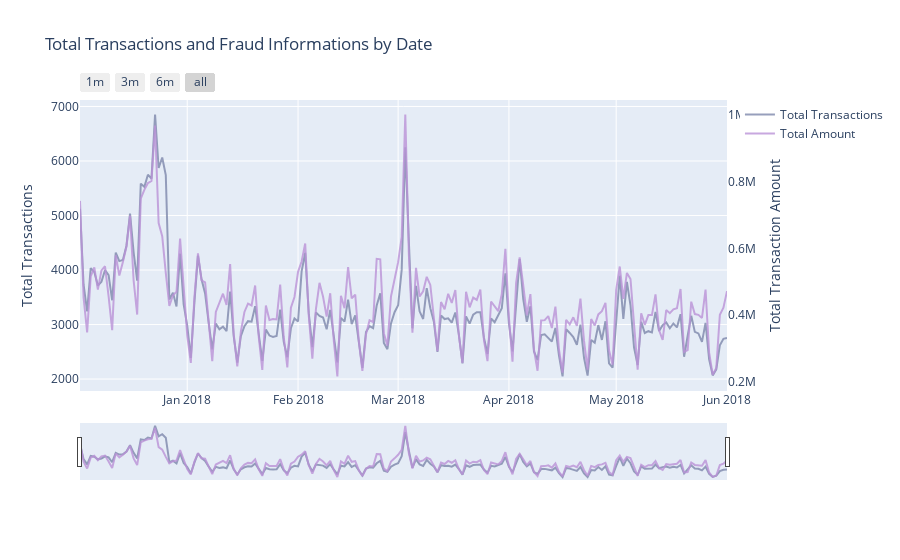

The cell this chart's notebook holds for it:
### Markdown cell above
## Transactions and Total Amount by each day

### Code cell
# Calling the function to transform the date column in datetime pandas object

#seting some static color options
color_op = ['#5527A0', '#BB93D7', '#834CF7', '#6C941E', '#93EAEA', '#7425FF', '#F2098A', '#7E87AC', 
            '#EBE36F', '#7FD394', '#49C35D', '#3058EE', '#44FDCF', '#A38F85', '#C4CEE0', '#B63A05', 
            '#4856BF', '#F0DB1B', '#9FDBD9', '#B123AC']


dates_temp = df_trans.groupby(df_trans.Date.dt.date)['TransactionAmt'].count().reset_index()
# renaming the columns to apropriate names

# creating the first trace with the necessary parameters
trace = go.Scatter(x=dates_temp['Date'], y=dates_temp.TransactionAmt,
                    opacity = 0.8, line = dict(color = color_op[7]), name= 'Total Transactions')

# Below we will get the total amount sold
dates_temp_sum = df_trans.groupby(df_trans.Date.dt.date)['TransactionAmt'].sum().reset_index()

# using the new dates_temp_sum we will create the second trace
trace1 = go.Scatter(x=dates_temp_sum.Date, line = dict(color = color_op[1]), name="Total Amount",
                        y=dates_temp_sum['TransactionAmt'], opacity = 0.8, yaxis='y2')

#creating the layout the will allow us to give an title and 
# give us some interesting options to handle with the outputs of graphs
layout = dict(
    title= "Total Transactions and Fraud Informations by Date",
    xaxis=dict(
        rangeselector=dict(
            buttons=list([
                dict(count=1, label='1m', step='month', stepmode='backward'),
                dict(count=3, label='3m', step='month', stepmode='backward'),
                dict(count=6, label='6m', step='month', stepmode='backward'),
                dict(step='all')
            ])
        ),
        rangeslider=dict(visible = True),
        type='date' ),
    yaxis=dict(title='Total Transactions'),
    yaxis2=dict(overlaying='y',
                anchor='x', side='right',
                zeroline=False, showgrid=False,
                title='Total Transaction Amount')
)

# creating figure with the both traces and layout
fig = dict(data= [trace, trace1,], layout=layout)

#rendering the graphs
iplot(fig) #it's an equivalent to plt.show()

### Figure 1 — Plotly figure (JSON) as saved in the notebook; plotly's stock layout.template omitted (floating-point values rounded to 4 significant figures; data arrays with more than 128 entries replaced by an {"elided": "..."} marker saying what was removed)
{"data": [{"line": {"color": "#7E87AC"}, "name": "Total Transactions", "opacity": 0.8, "type": "scatter", "x": {"elided": "182 str values"}, "y": {"elided": "182 int values"}}, {"line": {"color": "#BB93D7"}, "name": "Total Amount", "opacity": 0.8, "type": "scatter", "x": {"elided": "182 str values"}, "y": {"elided": "182 float values"}, "yaxis": "y2"}], "layout": {"title": {"text": "Total Transactions and Fraud Informations by Date"}, "xaxis": {"rangeselector": {"buttons": [{"count": 1, "label": "1m", "step": "month", "stepmode": "backward"}, {"count": 3, "label": "3m", "step": "month", "stepmode": "backward"}, {"count": 6, "label": "6m", "step": "month", "stepmode": "backward"}, {"step": "all"}]}, "rangeslider": {"visible": true}, "type": "date"}, "yaxis": {"title": {"text": "Total Transactions"}}, "yaxis2": {"anchor": "x", "overlaying": "y", "showgrid": false, "side": "right", "title": {"text": "Total Transaction Amount"}, "zeroline": false}}}
